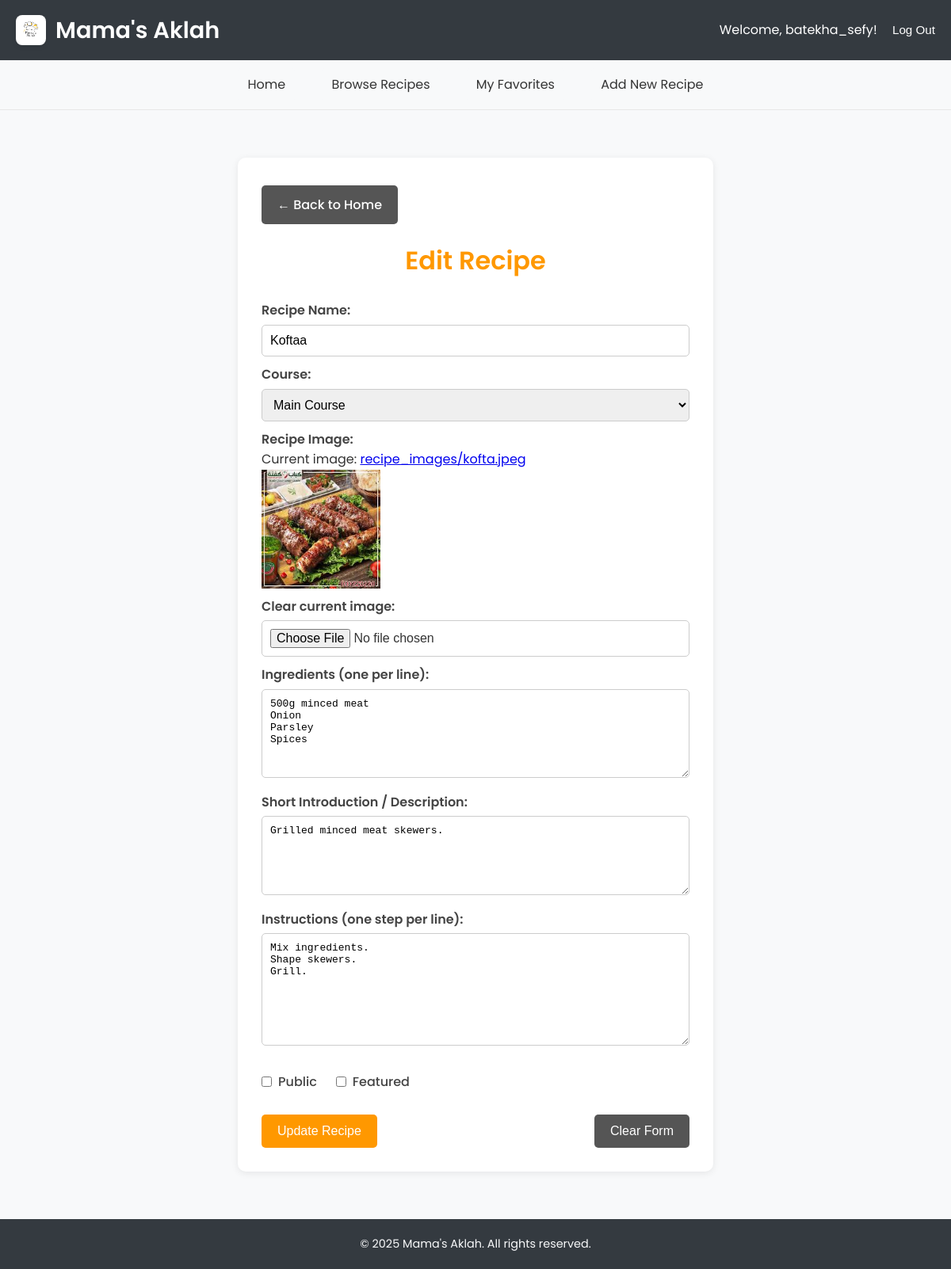
The page /dashboard/edit/8/ (signed in) on the database its author committed.
### recipes_app/models.py (models this page shows, shortened)
class Recipe(models.Model):
    COURSE_CHOICES = [
        ('appetizer', 'Appetizer'),
        ('main_course', 'Main Course'),
        ('dessert', 'Dessert'),
        ('side_dish', 'Side Dish'),
        ('beverage', 'Beverage'),
        ('other', 'Other'),
    ]
    name = models.CharField(
        max_length=255,
        help_text="The name of the recipe."
    )
    author = models.ForeignKey(
        User,
        on_delete=models.CASCADE, # If a user is deleted, their recipes are also deleted.
        related_name='recipes',
        help_text="The user who created this recipe."
    )
    description = models.TextField(
        blank=True, # Optional field
        help_text="A short introduction or description of the recipe."
    )
    ingredients = models.TextField(
        help_text="List all ingredients, one per line for clarity."
    )
    instructions = models.TextField(
        help_text="Provide step-by-step instructions, one step per line for clarity."
    )
    image = models.ImageField(
        upload_to='recipe_images/', # Files will be uploaded to MEDIA_ROOT/recipe_images/
        blank=True,                 # Image is optional
        null=True,
        help_text="Upload an image for the recipe (optional)."
    )
    course = models.CharField(
        max_length=50,
        choices=COURSE_CHOICES,
        default='main_course',
        help_text="The course category of the recipe."
    )
    preparation_time = models.PositiveIntegerField(
        blank=True, null=True, # In minutes
        help_text="Preparation time in minutes (optional)."
    )
    cooking_time = models.PositiveIntegerField(
        blank=True, null=True, # In minutes
        help_text="Cooking time in minutes (optional)."
    )
    servings = models.PositiveIntegerField(
        blank=True, null=True,
        help_text="Number of servings this recipe makes (optional)."
    )
    created_at = models.DateTimeField(
        default=timezone.now, # Automatically set when the recipe is first created
        editable=False
    )
    updated_at = models.DateTimeField(
        auto_now=True # Automatically set every time the recipe is saved
    )
    is_public = models.BooleanField(
        default=True,
        help_text="Is this recipe visible to everyone? Uncheck for private recipes."
    )
    is_featured = models.BooleanField(
        default=False,
        help_text="Should this recipe be featured on the home page?"
    )
    class Meta:
        ordering = ['-created_at'] # Default ordering for recipes (newest first)
        verbose_name = "Recipe"
        verbose_name_plural = "Recipes"

### recipes_app/views.py (the view)
# urls.py: path('dashboard/edit/<int:recipe_id>/', views.upload_recipe_view, name='edit_recipe_view_name'),
@login_required(login_url='login_page_view_name')
@staff_member_required
def upload_recipe_view(request, recipe_id=None):
    if recipe_id:
        recipe_instance = get_object_or_404(Recipe, pk=recipe_id)
        if not (request.user == recipe_instance.author or request.user.is_staff):
            return HttpResponseForbidden("You don't have permission to edit this recipe.")
        form = RecipeForm(instance=recipe_instance)
    else:
        form = RecipeForm()
        recipe_instance = None
    context = {'recipe_form': form, 'recipe_instance': recipe_instance}
    return render(request, 'recipes_app/Upload.html', context)

### recipes_app/views.py (called while the page is built)
def staff_member_required(view_func):
    actual_decorator = user_passes_test(
        lambda u: u.is_authenticated and u.is_staff,
        login_url='login_page_view_name',
        redirect_field_name=None
    )
    return actual_decorator(view_func)

### recipes_app/templates/recipes_app/Upload.html (shortened to what this page needs)
{% extends 'recipes_app/base.html' %}
{% load static %}
{% block head_css %}
<link rel="stylesheet" href="{% static 'recipes_app/css/main_style.css' %}">
{% endblock %}
{% block content %}
<div class="upload-form-container">
    <a href="{% url 'home_view_name' %}" class="action-btn back-btn" style="margin-bottom: 20px; display: inline-block;">← Back to Home</a>
    <h2>{% if recipe_form.instance.pk %}Edit Recipe{% else %}Add New Recipe{% endif %}</h2>
    <form id="upload-form" method="POST" enctype="multipart/form-data" action="javascript:void(0);"
          data-mode="{% if recipe_form.instance.pk %}edit{% else %}add{% endif %}"
          data-recipe-id="{{ recipe_form.instance.pk|default:'' }}"
          data-ajax-url="{% if recipe_form.instance.pk %}{% url 'ajax_edit_recipe_name' recipe_id=recipe_form.instance.pk %}{% else %}{% url 'ajax_add_recipe_name' %}{% endif %}">
        <div>
            <label for="{{ recipe_form.name.id_for_label }}">Recipe Name:</label>
            {{ recipe_form.name }}
        </div>
        <div>
            <label for="{{ recipe_form.course.id_for_label }}">Course:</label>
            {{ recipe_form.course }}
        </div>
        {% if recipe_form.image %}
        <div>
            <label for="{{ recipe_form.image.id_for_label }}">Recipe Image:</label>
            {% if recipe_form.instance.pk and recipe_form.instance.image and recipe_form.instance.image.name %}
                <p>Current image: <a href="{{ recipe_form.instance.image.url }}" target="_blank">{{ recipe_form.instance.image.name }}</a></p>
                <img id="currentImagePreview" src="{{ recipe_form.instance.image.url }}" alt="Current Recipe Image" style="max-width: 200px; max-height: 150px; display: block; margin-bottom: 10px;">
                <label for="{{ recipe_form.image.id_for_label }}_clear">Clear current image: </label> {{ recipe_form.image.clear_checkbox_label }}<br>
            {% endif %}
            <input type="file" name="image" id="imageFileInput" accept="image/*">
        </div>
        {% endif %}
        <div>
            <label for="{{ recipe_form.ingredients.id_for_label }}">Ingredients (one per line):</label>
            {{ recipe_form.ingredients }}
        </div>
        <div>
            <label for="{{ recipe_form.description.id_for_label }}">Short Introduction / Description:</label>
            {{ recipe_form.description }}
        </div>
        <div>
            <label for="{{ recipe_form.instructions.id_for_label }}">Instructions (one step per line):</label>
            {{ recipe_form.instructions }}
        </div>
        <div style="display: flex; gap: 24px; align-items: center; margin-bottom: 18px;">
            <label style="display: flex; align-items: center; gap: 8px; font-weight: 500;">
                {{ recipe_form.is_public }}
                <span>Public</span>
            </label>
            <label style="display: flex; align-items: center; gap: 8px; font-weight: 500;">
                {{ recipe_form.is_featured }}
                <span>Featured</span>
            </label>
        </div>
        <div class="form-actions">
            <button type="submit" id="submit-button" class="action-btn upload-btn">
                {% if recipe_form.instance.pk %}Update Recipe{% else %}Upload Recipe{% endif %}
            </button>
            <button type="reset" id="clear-btn" class="action-btn back-btn">Clear Form</button>
        </div>
    </form>
</div>
{% endblock %}

### recipes_app/templates/recipes_app/base.html (shortened to what this page needs)
{% load static %}
<!DOCTYPE html>
<html lang="en">
<head>
    <link rel="stylesheet" href="{% static 'recipes_app/css/shared_styles.css' %}">
    {% block head_css %}{% endblock %}
</head>
<body>
    <header class="main-header-base">
        <div class="logo" style="display: flex; align-items: center; gap: 12px;">
            <img src="{% static 'recipes_app/css/images/logo.png' %}" alt="Mama's Aklah Logo"
                 style="height: 38px; width: 38px; border-radius: 8px; box-shadow: 0 2px 6px rgba(0,0,0,0.08); object-fit: cover; background: #fff;">
            <a href="{% url 'home_view_name' %}">Mama's Aklah</a>
        </div>
        <div class="auth-links">
            {% if user.is_authenticated %}
                <span>Welcome, {{ user.username }}!</span>
                <button id="base-logout-btn" data-logout-url="{% url 'ajax_logout_view_name' %}">Log Out</button>
            {% else %}
                <a href="{% url 'login_page_view_name' %}">Log In</a>
                <a href="{% url 'signup_page_view_name' %}">Sign Up</a>
            {% endif %}
        </div>
    </header>
    <nav class="main-nav-base">
        <ul>
            <li><a href="{% url 'home_view_name' %}" {% if request.resolver_match.url_name == 'home_view_name' %}class="active"{% endif %}>Home</a></li>
            <li><a href="{% url 'browse_recipes_view_name' %}" {% if request.resolver_match.url_name == 'browse_recipes_view_name' %}class="active"{% endif %}>Browse Recipes</a></li>
            {% if user.is_authenticated %}
                <li><a href="{% url 'favorites_page_view_name' %}" {% if request.resolver_match.url_name == 'favorites_page_view_name' %}class="active"{% endif %}>My Favorites</a></li>
                {% if user.is_staff %}
                    <li><a href="{% url 'upload_recipe_view_name' %}" {% if request.resolver_match.url_name == 'upload_recipe_view_name' %}class="active"{% endif %}>Add New Recipe</a></li>
                {% endif %}
            {% endif %}
        </ul>
    </nav>
    <div class="site-content">
        {% block content %}
        {% endblock %}
    </div>
    <footer class="main-footer-base">
        <p>&copy; {% now "Y" %} Mama's Aklah. All rights reserved.</p>
    </footer>
</body>
</html>

### recipes_app/static/recipes_app/css/shared_styles.css (style rules this page uses)
* { margin: 0; padding: 0; box-sizing: border-box; }
body { font-family: 'Poppins', sans-serif; line-height: 1.6; color: #333; background-color: #f5f5f5; min-height: 100vh; display: flex; flex-direction: column; }
header, .main-header-base { background-color: #343a40; color: white; padding: 15px 20px; display: flex; justify-content: space-between; align-items: center; }
header h1, .main-header-base .logo a { margin: 0; color: white; text-decoration: none; font-size: 1.8em; font-weight: 600; }
.header-right a, .auth-links a, .header-right button, .auth-links button { color: white; margin-left: 15px; text-decoration: none; font-size: 0.95em; }
nav, .main-nav-base { background-color: #f8f9fa; padding: 10px 0; border-bottom: 1px solid #e7e7e7; text-align: center; }
nav a, .main-nav-base ul li a { text-decoration: none; color: #333; padding: 8px 12px; margin: 0 5px; border-radius: 4px; display: inline-block; background-color: #f8f9fa; transition: background 0.2s, color 0.2s; }
.main-nav-base ul { list-style-type: none; margin: 0; padding: 0; }
.main-nav-base ul li { display: inline-block; margin: 0 5px; }
footer, .main-footer-base { background-color: #343a40; color: #f8f9fa; text-align: center; padding: 20px; margin-top: auto; font-size: 0.9em; }
.site-content { flex: 1; padding: 20px; }
body { font-family: 'Poppins', Arial, sans-serif; margin: 0; padding: 0; background-color: #f8f9fa; color: #333; line-height: 1.6; }
button, .button, input[type="submit"], input[type="button"], input[type="reset"] { padding: 10px 18px; border: none; border-radius: 5px; cursor: pointer; font-size: 1em; font-weight: 500; color: white; background-color: #007bff; transition: background-color 0.2s ease-in-out, transform 0.1s ease; text-decoration: none; display: inline-block; text-align: center; }

### recipes_app/static/recipes_app/css/main_style.css (style rules this page uses)
body { font-family: 'Poppins', sans-serif; margin: 0; padding: 0; background-color: #f8f9fa; color: #333; }

### recipes_app/templates/recipes_app/Upload.html (style rules this page uses)
.upload-form-container { max-width: 600px; margin: 40px auto; background: #fff; border-radius: 10px; box-shadow: 0 2px 10px rgba(0,0,0,0.08); padding: 35px 30px 30px 30px; }
.upload-form-container h2 { text-align: center; color: #ff9800; margin-bottom: 25px; font-size: 2em; font-weight: 600; }
.upload-form-container label { font-weight: 600; margin-top: 15px; margin-bottom: 3px; color: #444; }
.upload-form-container input[type="text"], .upload-form-container input[type="file"], .upload-form-container select, .upload-form-container textarea { width: 100%; padding: 10px; margin-top: 5px; border: 1px solid #ccc; border-radius: 5px; box-sizing: border-box; font-size: 1em; margin-bottom: 10px; }
.upload-form-container textarea { min-height: 100px; resize: vertical; }
.upload-form-container .form-actions { margin-top: 25px; display: flex; justify-content: space-between; align-items: center; }
.upload-form-container .action-btn { color: white; padding: 12px 20px; border: none; border-radius: 5px; cursor: pointer; font-size: 1em; font-weight: 500; transition: background-color 0.3s ease, transform 0.2s ease; text-decoration: none; display: inline-block; background-color: #ff9800; }
.upload-form-container .back-btn { background-color: #555; }

### recipes_app/templates/recipes_app/base.html (style rules this page uses)
body { display: flex; flex-direction: column; min-height: 100vh; }
.site-content { flex: 1; }
.main-header-base { background-color: #343a40; color: white; padding: 15px 20px; display: flex; justify-content: space-between; align-items: center; }
.main-header-base .logo a { color: white; text-decoration: none; font-size: 1.8em; font-weight: 600; }
.main-header-base .auth-links a, .main-header-base .auth-links button { color: white; margin-left: 15px; text-decoration: none; font-size: 0.95em; }
.main-header-base .auth-links button { background: none; border: none; cursor: pointer; padding: 0; }
.main-nav-base { background-color: #f8f9fa; padding: 10px 0; border-bottom: 1px solid #e7e7e7; }
.main-nav-base ul { list-style-type: none; margin: 0; padding: 0; text-align: center; }
.main-nav-base ul li { display: inline-block; margin: 0 10px; }
.main-nav-base ul li a { text-decoration: none; color: #333; padding: 8px 12px; border-radius: 4px; }
.main-footer-base { background-color: #343a40; color: #f8f9fa; text-align: center; padding: 20px; margin-top: auto; font-size: 0.9em; }

### rows shown on the page
Recipe: name "Koftaa", course "Main Course", instance.image.name "recipe_images/kofta.jpeg", instance.image (picture), ingredients "500g minced meat Onion Parsley Spices", description "Grilled minced meat skewers.", instructions "Mix ingredients. Shape skewers. Grill."

### other values the page prints
{{ user.username }} "batekha_sefy"
